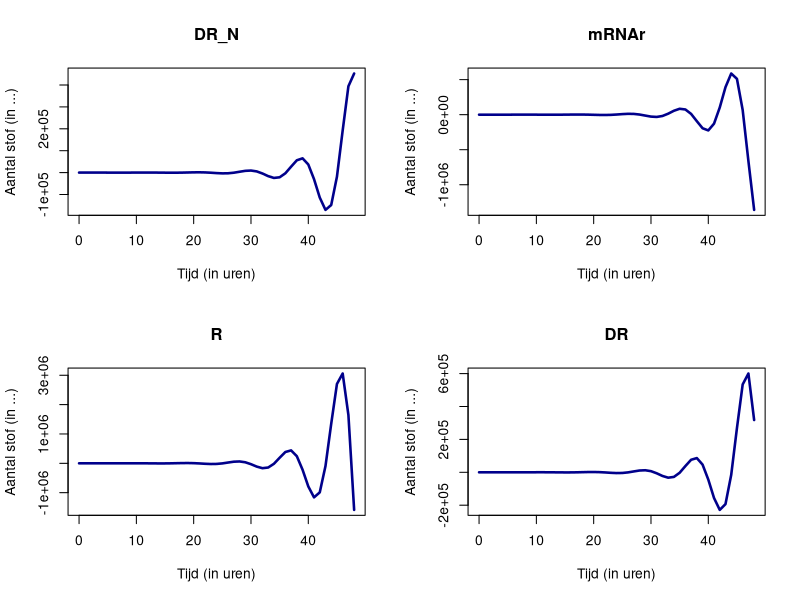
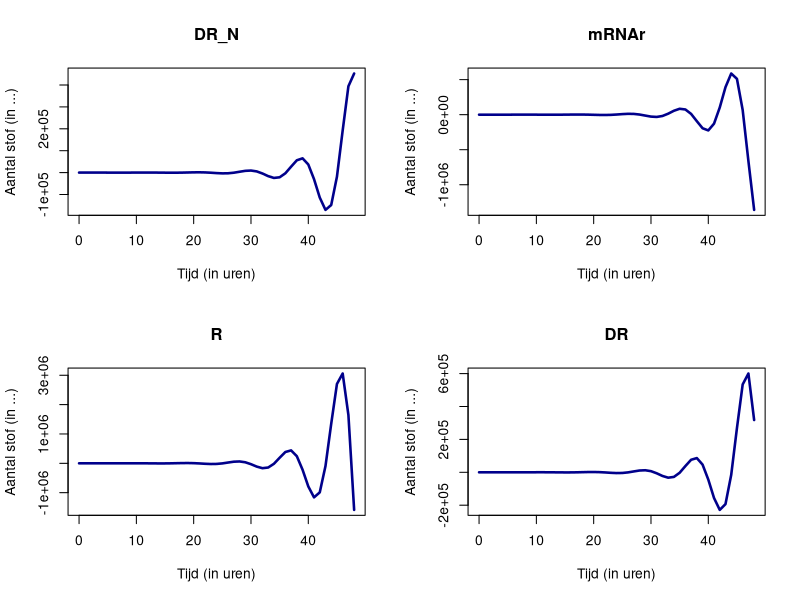

Source code (R) for these figures, in order:
## ---- chunk 1
knitr::opts_chunk$set(echo = TRUE)
## ---- chunk 2
#knitr::include_graphics('example.png')
## ---- chunk 3
# Inladen van het deSolve pakket
library(deSolve)
## ---- chunk 4
# Defineren van de parameters
parameters <- c(Ks_Rm = 2.90, IC50_Rm = 26.2, 
                Kon = 0.00329, KT = 0.63, 
                Kre = 0.57, RF = 0.49, 
                Kd_R = 0.0572, Kd_Rm = 0.612, 
                Ksr = 3.22, D = 53)

# Tijdspunten defineren
times <- 0 : 48

# Het defineren van de initiële waardes
initial.values <- c(DR_N = 0, mRNAr = 4.74, R = 267, DR = 0)
## ---- chunk 5
verandering_dt <- function (time, parameters, initial.values) {
  with(as.list(c(parameters, initial.values)),{
    
    # Vergelijking van mRNAr
    mRNAr.dt <- Ks_Rm * (1 - (DR_N / IC50_Rm + DR_N)) - Kd_Rm * mRNAr
    # Vergelijking van R
    R.dt <- Ksr * mRNAr + RF * Kre * DR_N - Kon * D * R - Kd_R * R
    # Vergelijking van DR
    DR.dt <- Kon * D * R - KT * DR
    # Vergelijking van DR(N)
    DR_N.dt <- KT * DR - Kre * DR_N
    
    # Retourneren van de initiële waardes
    return(list(c(DR_N.dt, mRNAr.dt, R.dt, DR.dt)))
    
  })
}

# Het aanroepen van de ode functie met de juiste waardes
verloop.dataset <- ode(initial.values, times, verandering_dt, parameters)

plot(verloop.dataset, 
     lwd = 2.5,
     xlab = "Tijd (in uren)",
     ylab = "Aantal stof (in ...)",
     col = "darkblue")
## ---- chunk 6
plot(verloop.dataset, 
     lwd = 2.5,
     xlab = "Tijd (in uren)",
     ylab = "Aantal stof (in ...)",
     col = "darkblue")
